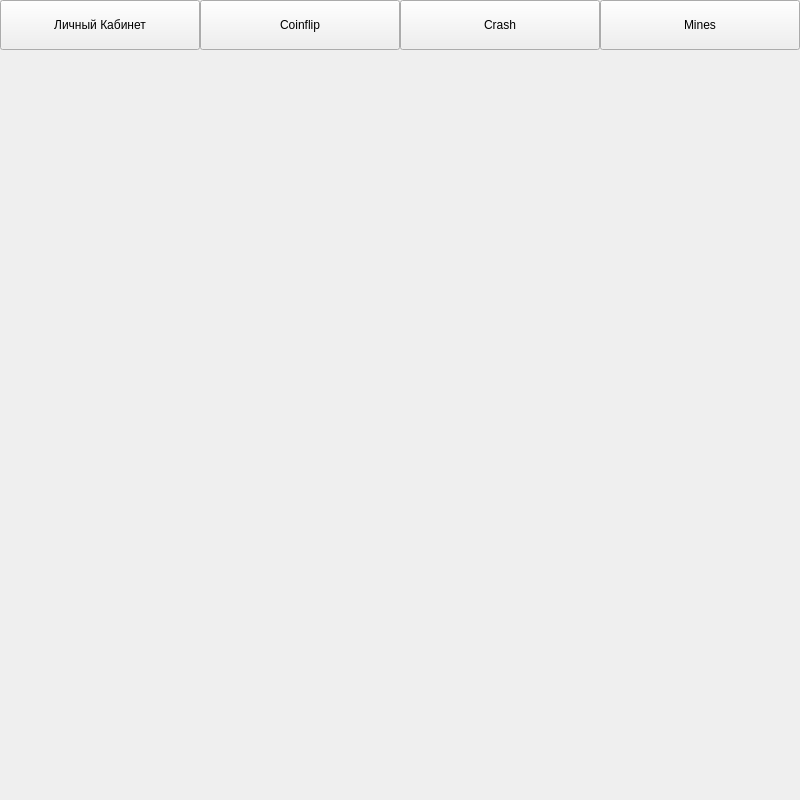
<?xml version="1.0" encoding="UTF-8"?>
<ui version="4.0">
 <class>MainWindow</class>
 <widget class="QMainWindow" name="MainWindow">
  <property name="geometry">
   <rect>
    <x>0</x>
    <y>0</y>
    <width>800</width>
    <height>800</height>
   </rect>
  </property>
  <property name="windowTitle">
   <string>Casino</string>
  </property>
  <widget class="QWidget" name="centralwidget">
   <widget class="QPushButton" name="btn_kabinet">
    <property name="geometry">
     <rect>
      <x>0</x>
      <y>0</y>
      <width>200</width>
      <height>50</height>
     </rect>
    </property>
    <property name="text">
     <string>Личный Кабинет</string>
    </property>
   </widget>
   <widget class="QPushButton" name="btn_coinflip">
    <property name="geometry">
     <rect>
      <x>200</x>
      <y>0</y>
      <width>200</width>
      <height>50</height>
     </rect>
    </property>
    <property name="text">
     <string>Coinflip</string>
    </property>
   </widget>
   <widget class="QPushButton" name="btn_crash">
    <property name="geometry">
     <rect>
      <x>400</x>
      <y>0</y>
      <width>200</width>
      <height>50</height>
     </rect>
    </property>
    <property name="text">
     <string>Crash</string>
    </property>
   </widget>
   <widget class="QPushButton" name="btn_mines">
    <property name="geometry">
     <rect>
      <x>600</x>
      <y>0</y>
      <width>200</width>
      <height>50</height>
     </rect>
    </property>
    <property name="text">
     <string>Mines</string>
    </property>
   </widget>
   <widget class="QStackedWidget" name="stackedWidget">
    <property name="geometry">
     <rect>
      <x>0</x>
      <y>50</y>
      <width>800</width>
      <height>750</height>
     </rect>
    </property>
    <property name="currentIndex">
     <number>3</number>
    </property>
    <widget class="QWidget" name="kabinet_page">
     <widget class="QLabel" name="bal_label">
      <property name="geometry">
       <rect>
        <x>180</x>
        <y>40</y>
        <width>450</width>
        <height>50</height>
       </rect>
      </property>
      <property name="font">
       <font>
        <pointsize>14</pointsize>
       </font>
      </property>
      <property name="text">
       <string>TextLabel</string>
      </property>
     </widget>
     <widget class="QLabel" name="maxbal_label">
      <property name="geometry">
       <rect>
        <x>180</x>
        <y>220</y>
        <width>450</width>
        <height>50</height>
       </rect>
      </property>
      <property name="font">
       <font>
        <pointsize>14</pointsize>
       </font>
      </property>
      <property name="text">
       <string>TextLabel</string>
      </property>
     </widget>
     <widget class="QLabel" name="maxwinstreak_coinflip">
      <property name="geometry">
       <rect>
        <x>180</x>
        <y>320</y>
        <width>451</width>
        <height>50</height>
       </rect>
      </property>
      <property name="font">
       <font>
        <pointsize>14</pointsize>
       </font>
      </property>
      <property name="text">
       <string>TextLabel</string>
      </property>
     </widget>
     <widget class="QLabel" name="maxwinstreak_crash">
      <property name="geometry">
       <rect>
        <x>180</x>
        <y>410</y>
        <width>451</width>
        <height>50</height>
       </rect>
      </property>
      <property name="font">
       <font>
        <pointsize>14</pointsize>
       </font>
      </property>
      <property name="text">
       <string>TextLabel</string>
      </property>
     </widget>
     <widget class="QLabel" name="maxwinstreak_mines">
      <property name="geometry">
       <rect>
        <x>180</x>
        <y>480</y>
        <width>451</width>
        <height>50</height>
       </rect>
      </property>
      <property name="font">
       <font>
        <pointsize>14</pointsize>
       </font>
      </property>
      <property name="text">
       <string>TextLabel</string>
      </property>
     </widget>
     <widget class="QLineEdit" name="popolnenye_lineedit">
      <property name="geometry">
       <rect>
        <x>670</x>
        <y>720</y>
        <width>113</width>
        <height>22</height>
       </rect>
      </property>
     </widget>
     <widget class="QPushButton" name="popolnenye_btn">
      <property name="geometry">
       <rect>
        <x>520</x>
        <y>710</y>
        <width>141</width>
        <height>28</height>
       </rect>
      </property>
      <property name="text">
       <string>Пополнить баланс</string>
      </property>
     </widget>
    </widget>
    <widget class="QWidget" name="coinflip_page">
     <widget class="QLabel" name="coinflip_gif">
      <property name="geometry">
       <rect>
        <x>60</x>
        <y>20</y>
        <width>191</width>
        <height>211</height>
       </rect>
      </property>
      <property name="text">
       <string>ТУТ БУДЕТ ГИФКА</string>
      </property>
     </widget>
     <widget class="QLineEdit" name="yourbet_coinflip_lineedit">
      <property name="geometry">
       <rect>
        <x>390</x>
        <y>250</y>
        <width>241</width>
        <height>41</height>
       </rect>
      </property>
     </widget>
     <widget class="QLabel" name="yourbet_coinflip">
      <property name="geometry">
       <rect>
        <x>390</x>
        <y>210</y>
        <width>171</width>
        <height>31</height>
       </rect>
      </property>
      <property name="font">
       <font>
        <pointsize>12</pointsize>
       </font>
      </property>
      <property name="text">
       <string>Введите ставку:</string>
      </property>
     </widget>
     <widget class="QLabel" name="headortail_label">
      <property name="geometry">
       <rect>
        <x>60</x>
        <y>250</y>
        <width>301</width>
        <height>41</height>
       </rect>
      </property>
      <property name="font">
       <font>
        <pointsize>14</pointsize>
       </font>
      </property>
      <property name="text">
       <string>тут результат броска</string>
      </property>
     </widget>
     <widget class="QLabel" name="yourbal_coinflip">
      <property name="geometry">
       <rect>
        <x>390</x>
        <y>40</y>
        <width>341</width>
        <height>41</height>
       </rect>
      </property>
      <property name="font">
       <font>
        <pointsize>14</pointsize>
       </font>
      </property>
      <property name="text">
       <string>ТУТ ДОЛЖЕН БЫТЬ БАЛАНС</string>
      </property>
     </widget>
     <widget class="QPushButton" name="btn_flipcoin">
      <property name="geometry">
       <rect>
        <x>640</x>
        <y>250</y>
        <width>141</width>
        <height>41</height>
       </rect>
      </property>
      <property name="text">
       <string>Подбросить монетку</string>
      </property>
     </widget>
     <widget class="QCheckBox" name="martingale_checkbox">
      <property name="geometry">
       <rect>
        <x>390</x>
        <y>310</y>
        <width>111</width>
        <height>30</height>
       </rect>
      </property>
      <property name="text">
       <string>MartinGale</string>
      </property>
     </widget>
     <widget class="QLineEdit" name="lineEdit">
      <property name="geometry">
       <rect>
        <x>510</x>
        <y>317</y>
        <width>113</width>
        <height>22</height>
       </rect>
      </property>
     </widget>
     <widget class="QCheckBox" name="automartingale_checkbox">
      <property name="geometry">
       <rect>
        <x>660</x>
        <y>310</y>
        <width>121</width>
        <height>30</height>
       </rect>
      </property>
      <property name="text">
       <string>AutoMartinGale</string>
      </property>
     </widget>
    </widget>
    <widget class="QWidget" name="crash_page"/>
    <widget class="QWidget" name="mines_page">
     <widget class="QLabel" name="label">
      <property name="geometry">
       <rect>
        <x>290</x>
        <y>190</y>
        <width>221</width>
        <height>211</height>
       </rect>
      </property>
      <property name="text">
       <string/>
      </property>
      <property name="pixmap">
       <pixmap resource="../../../Downloads/my_resources1.qrc">:/coinflip/PycharmProjects/OlymTasks/App/Dog.jpg</pixmap>
      </property>
     </widget>
    </widget>
   </widget>
  </widget>
 </widget>
 <resources>
  <include location="../../../Downloads/my_resources1.qrc"/>
 </resources>
 <connections/>
</ui>
